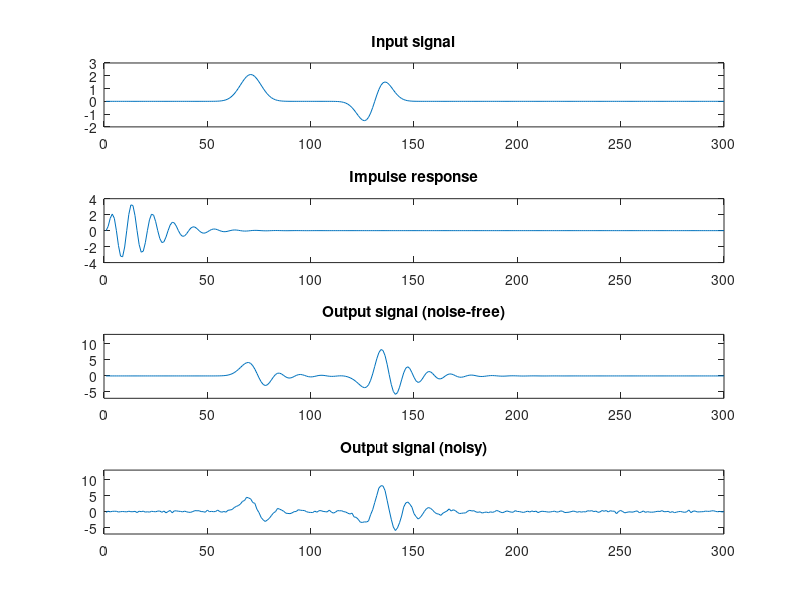
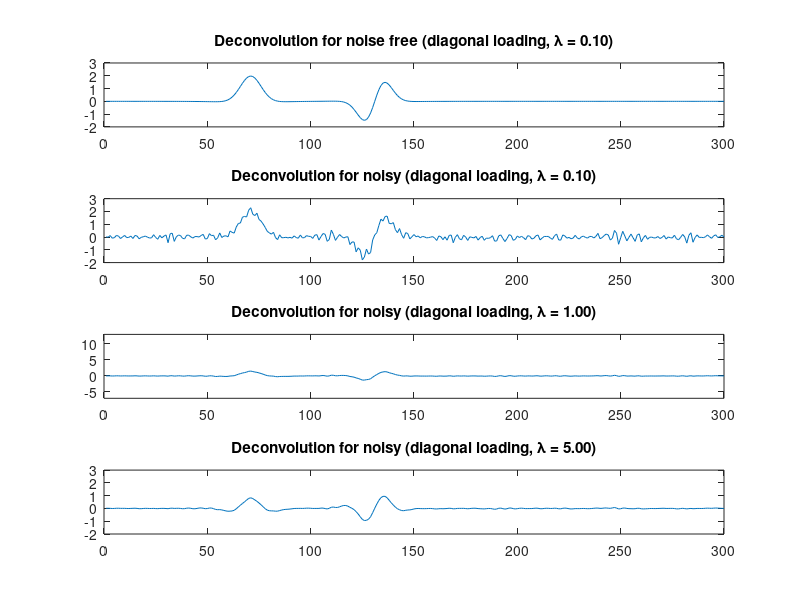
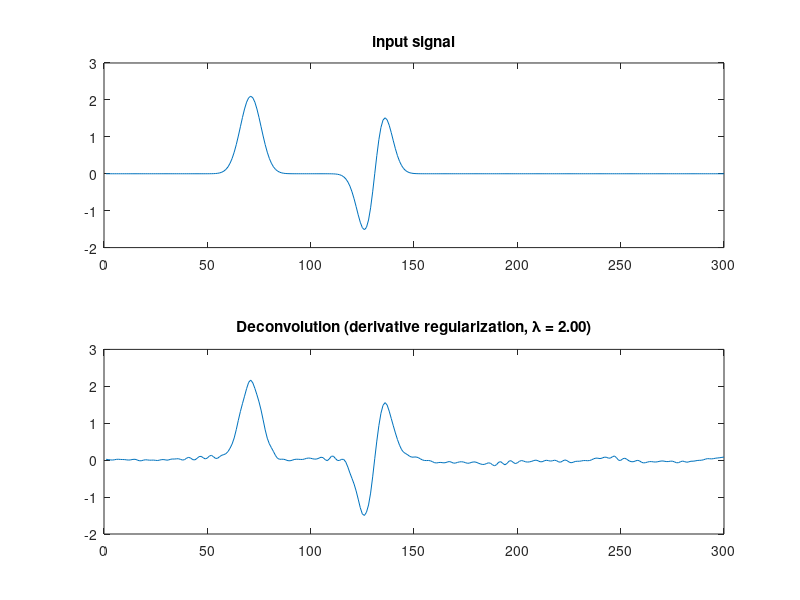

These charts were generated, in order, by the following MATLAB code:
% Signal Deconvolution using Least square 

clc;
clear all;
close all;

% Create data

N = 300;
n = (0:N-1)';                            
% n : discrete-time index

w = 5;
n1 = 70;
n2 = 130;
x = 2.1 * exp(-0.5*((n-n1)/w).^2) - 0.5*exp(-0.5*((n-n2)/w).^2).*(n2 - n);  
% x : input signal

h = n .* (0.9 .^n) .* sin(0.2*pi*n);      
% h : impulse response


% Output data

randn('state', 0);                         
% Set state for reproducibility

y = conv(h, x);
y = y(1:N);                                
% y : output signal (noise-free)

yn = y + 0.2 * randn(N, 1);               
% yn : output signal (noisy)


figure(1)
subplot(4,1,1);plot(x);title('Input signal');YL1 = [-2 3];ylim(YL1);
subplot(4,1,2);plot(h);title('Impulse response');
subplot(4,1,3);plot(y);YL2 = [-7 13];ylim(YL2);title('Output signal (noise-free)');
subplot(4,1,4);plot(yn);ylim(YL2);title('Output signal (noisy)');

% Convolution matrix H
%Create convolution matrix H and 
%verify that H*x is the same as y

H = convmtx(h, N);
H = H(1:N, :);                              
% H : convolution matrix

%Verify that H*x is the same as y
e = y - H * x  % should be zero
max(abs(e))


g = H \ y;
%1. analyze the varaible 'g' and state the reason for the analysis.
% while exceuting 'g' there is a  warning
% Warning: Matrix is singular to working precision.
% g is computing inv(H)*y.
% the warning is given when computing g because of inv(H). 
% inv(H) = (1/(det(H) )* adj(H) 
% inv(H) has Inf values and det(H) =0 so inverse does not exist.
% inv(H) = 1/0 *inf = inf

% inv(H)*y=inf *y which is sparse in nature  
% inf*0 = Nan and therefore g is of vector with Nan.


lam = 0.1;
%2. Complete the code referring to the document for noise-free deconvolution
g=inv(H'*H+lam*eye(N))*H'*y;

%Diagonal loading (noisy)

lam1 = 0.1;
e = ones(N,1);
D = spdiags([e -2*e e], 0:2, N-2, N);
%3. Complete the code referring to the document for deconvolution in presence of noise (use the control paramter assigned in lam1)
g1 = inv(H'*H+lam1*eye(N))*H'*yn;

lam2 = 1.0;
%4. Complete the code referring to the document for deconvolution in presence of noise (use the control paramter assigned in lam2)
g2 = inv(H'*H+lam2*eye(N))*H'*yn;


lam3 = 5.0;
%5. Complete the code referring to the document for deconvolution in presence of noise (use the control paramter assigned in lam3)
g3=inv(H'*H+lam3*eye(N))*H'*yn;



%6. Interpret the below results 

figure(2)
subplot(4,1,1);plot(g);ylim(YL1);title(sprintf('Deconvolution for noise free (diagonal loading, \\lambda = %.2f)', lam));
subplot(4,1,2);plot(g1);ylim(YL1);title(sprintf('Deconvolution for noisy (diagonal loading, \\lambda = %.2f)', lam1));
subplot(4,1,3);plot(g2);YL2 = [-7 13];ylim(YL2);title(sprintf('Deconvolution for noisy (diagonal loading, \\lambda = %.2f)', lam2))
subplot(4,1,4);plot(g3);ylim(YL1);title(sprintf('Deconvolution for noisy (diagonal loading, \\lambda = %.2f)', lam3));

%subplot1

% In this subplot the noise free deconvolution is performed, y is used.
% As lam=0.1 which is very small value, it forces the x to be same as y 
% and also forces it to have low energy. 
% that is why g is same as x(input signal).

% subplot2.
% In this subplot  the noised deconvolution is performed, yn is used.
% lam1= 0.1 which is very small ,it forces the x to be same as the noisy signal yn 


% subplot3.
% In this subplot the noised deconvolution is performed, yn is used.
% lam2= 1 which is small ,it forces the x to be consistent with y
% and also with low energy ans 
% thats why the signal is as x but with low enery of noise .

% subplot4.
% In this subplot the noised deconvolution is performed, yn is used.
% lam3=5, energy does not lowers much 
% and that is why the signal is almost as input signal but with noise.



%% Derivative regularization (noisy)

e = ones(N, 1);
D = spdiags([e -2*e e], 0:2, N-2, N);       % second-order difference


lam =2.0;
%7. Complete the code referring to the document for deconvolution in presence of noise (use the control paramter assigned in lam)
g=inv(H'*H+lam*D'*D)*H'*yn;


%Interpret the below results 

figure (3);
subplot(2,1,1);plot(x);title('input signal');YL1 = [-2 3];ylim(YL1);
subplot(2,1,2);plot(g);title(sprintf('Deconvolution (derivative regularization, \\lambda = %.2f)', lam));


% lam =2  replicates the nosiy y but does not reduces the energy of x more. 
% The denoising is possible because the lam value is good enough lower the energy of x. 



